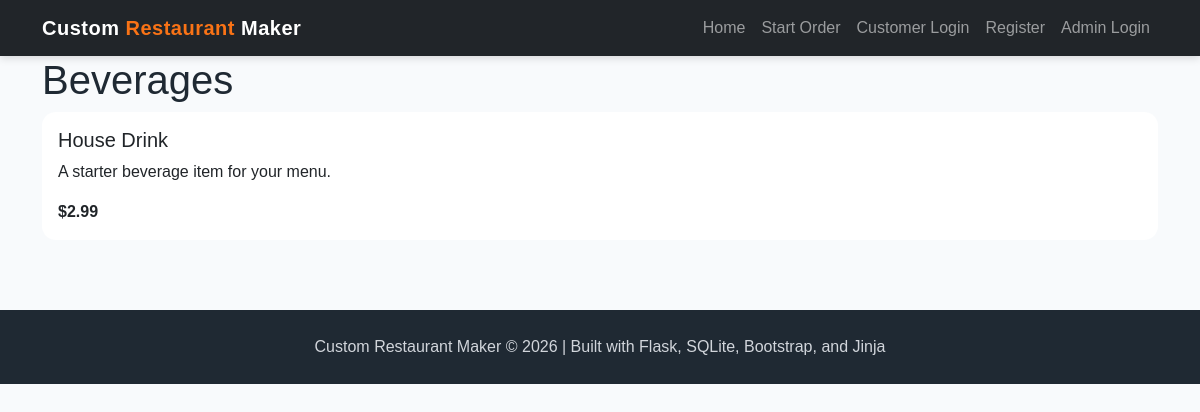
Page /beverages on the committed database.
### app.py (models this page shows)
class Menu(db.Model):
    __tablename__ = "menu"
    menu_id = db.Column(db.Integer, primary_key=True)
    name = db.Column(db.String(150), nullable=False)
    category = db.Column(db.String(100), nullable=False)
    price = db.Column(db.Float, nullable=False)
    description = db.Column(db.Text)
    image_filename = db.Column(db.String(255))
    image_url = db.Column(db.Text)

### app.py (the view)
@app.route('/beverages')
def beverages():
    conn = get_db()
    cur = conn.cursor()
    cur.execute("SELECT * FROM menu WHERE LOWER(category) = ?", ("beverages",))
    menu = cur.fetchall()
    conn.close()
    return render_template('beverages.html', menu=menu)

### app.py (called while the page is built)
def get_db():
    conn = sqlite3.connect("project4.db")
    conn.row_factory = sqlite3.Row
    return conn

### templates/beverages.html (shortened to what this page needs)
{% extends "base.html" %}
{% block content %}
<h1>Beverages</h1>
{% for item in menu %}
<div class="card mb-3">
    <div class="card-body">
        <h5>{{ item['name'] }}</h5>
        <p>
            {{ item['description'] }}
        </p>
        <strong>
            ${{ item['price'] }}
        </strong>
    </div>
</div>
{% endfor %}
{% endblock %}

### static/style.css (style rules this page uses)
:root { --primary-dark: #1f2933; --primary-orange: #f97316; --primary-yellow: #facc15; --primary-green: #16a34a; --soft-bg: #f8fafc; --card-bg: #ffffff; --text-dark: #1f2933; }
body { background-color: var(--soft-bg); color: var(--text-dark); font-family: Arial, Helvetica, sans-serif; }
.card { border: none; border-radius: 14px; transition: transform 0.2s ease, box-shadow 0.2s ease; }

### rows in the picture
Menu: name "House Drink", description "A starter beverage item for your menu.", price "2.99"
